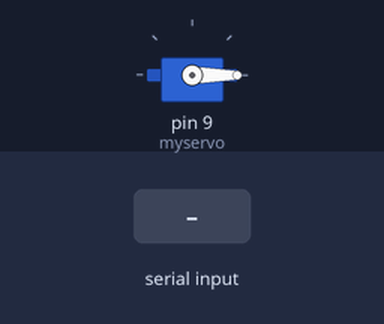
Recording of a sketch running on a simulated Arduino Uno, built with avr-gcc and run on an emulated ATmega328P. Parts: servo. Inputs (shaded band) come from the test bench. What the sketch prints to the serial monitor is not drawn.

Above: at 1.2 s.
1.3 s: "toi\n" received over the second serial link
At 1.8 s:
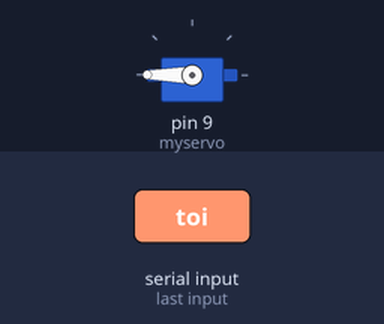
4.3 s: "sang\n" received over the second serial link
At 5.63 s:
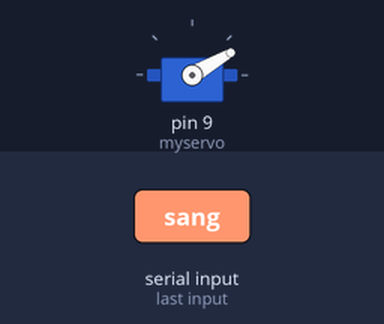
7.3 s: "1\n" received over the second serial link
At 8.1 s:
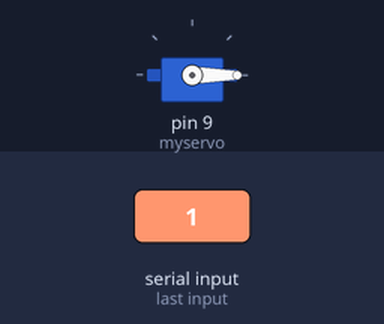
Timing chart, 0 to 10.3 s (numbered marks = the images above; inputs shaded):
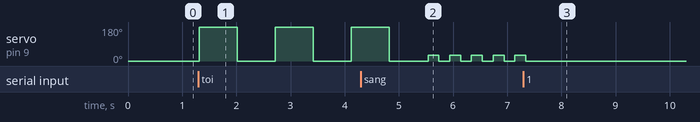

The sketch:

Servo.ino
```cpp
#include <SoftwareSerial.h>
#include <Servo.h>

SoftwareSerial BT(4, 5);
Servo myservo;

String currentState = "";

void setup() {
  myservo.attach(9);
  myservo.write(0);
  Serial.begin(9600);
  BT.begin(9600);
  Serial.println("Sẵn sàng nhận lệnh từ HC-05.");
}

void loop() {
  if (BT.available()) {
    String response = BT.readStringUntil('\n');
    response.trim();
    Serial.print("Phản hồi HC-05: ");
    Serial.println(response);
    currentState = response;
  }

  if (currentState == "toi") {
    Serial.println("Trời tối → quay servo 180 độ rồi về 0 độ");
    myservo.write(180);
    delay(700);
    myservo.write(0);
    delay(700);
  }
  else if (currentState == "sang") {
    Serial.println("Trời sáng → quay servo 30 độ rồi về 0 độ");
    myservo.write(30);
    delay(200);
    myservo.write(0);
    delay(200);
  }
}

/*
Cách lắp:
- Module HC-05:
    + TX của HC-05 → chân 4
    + RX của HC-05 ← chân 5
    + VCC nối 5V
    + GND nối GND
- Servo:
    + Tín hiệu → chân D9
    + VCC → 5V
    + GND → GND
*/
```

Measured:
- after the input at 1.3 s, servo on pin 9 (myservo): alternates 180° for 0.70 s and 0° for 0.70 s, starting at once
- after the input at 7.3 s, servo on pin 9 (myservo): goes on until 7.3 s, then stays 0°
